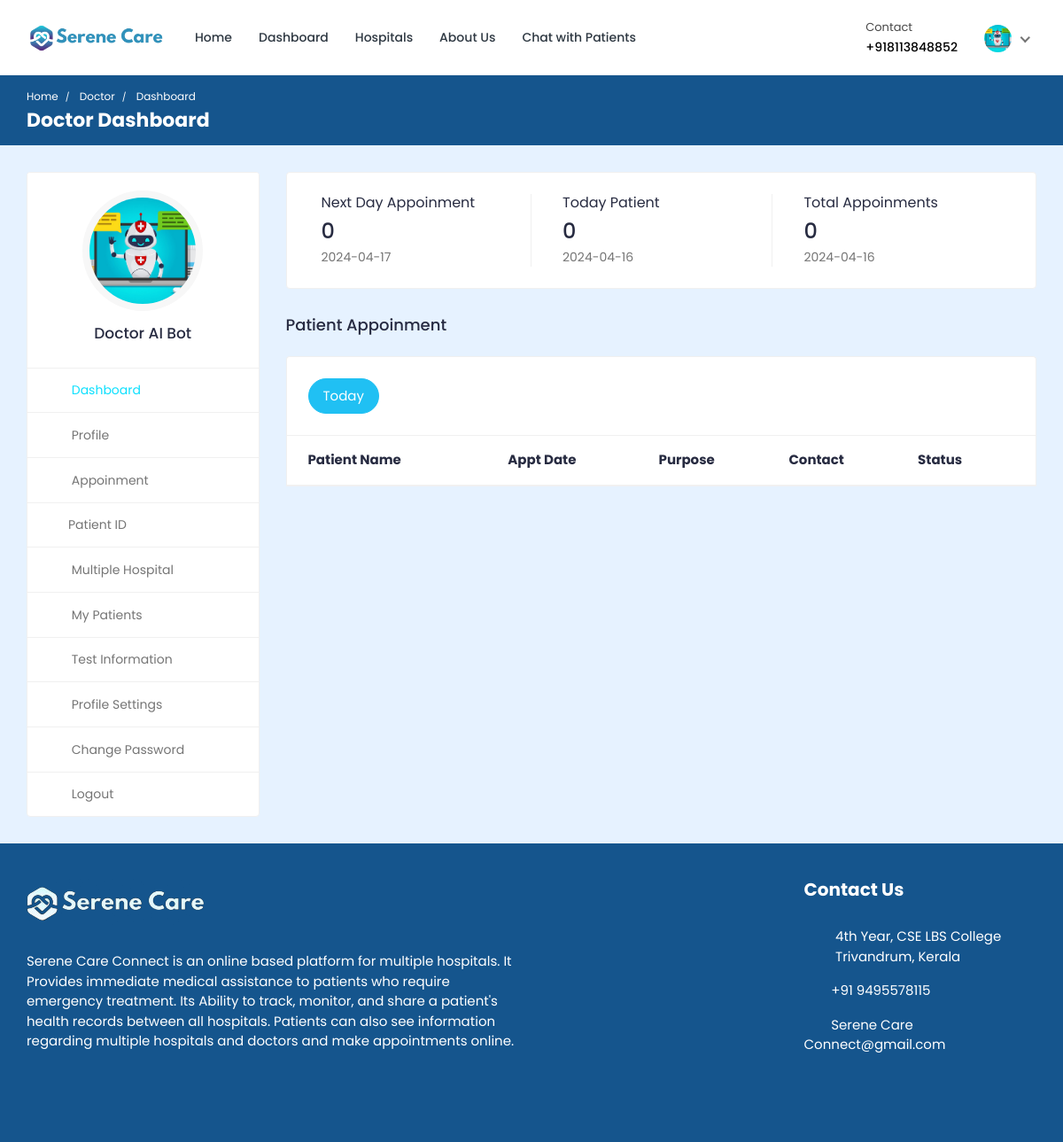
Page /doctor/doctor-dashboard/ (signed in) on the committed database.
### doctor/models.py (models this page shows, shortened)
class Doctor_Information(models.Model):
    DOCTOR_TYPE = (
        ('Cardiologists', 'Cardiologists'),
        ('Neurologists', 'Neurologists'),
        ('Pediatricians', 'Pediatricians'),
        ('Physiatrists', 'Physiatrists'),
        ('Dermatologists', 'Dermatologists'),
    )
    doctor_id = models.AutoField(primary_key=True)
    user = models.OneToOneField(User, on_delete=models.CASCADE, null=True, blank=True, related_name='profile')
    name = models.CharField(max_length=200, null=True, blank=True)
    username = models.CharField(max_length=200, null=True, blank=True)
    gender = models.CharField(max_length=200, null=True, blank=True)
    description = models.TextField(max_length=1000, null=True, blank=True)
    department = models.CharField(max_length=200, choices=DOCTOR_TYPE, null=True, blank=True)
    department_name = models.ForeignKey(hospital_department, on_delete=models.SET_NULL, null=True, blank=True)
    specialization = models.ForeignKey(specialization, on_delete=models.SET_NULL, null=True, blank=True)
    featured_image = models.ImageField(upload_to='doctors/', default='doctors/user-default.png', null=True, blank=True)
    certificate_image = models.ImageField(upload_to='doctors_certificate/', default='doctors_certificate/default.png', null=True, blank=True)
    email = models.EmailField(max_length=200, null=True, blank=True)
    phone_number = models.CharField(max_length=200, null=True, blank=True)
    nid = models.CharField(max_length=200, null=True, blank=True)
    visiting_hour = models.CharField(max_length=200, null=True, blank=True)
    consultation_fee = models.IntegerField(null=True, blank=True)
    report_fee = models.IntegerField(null=True, blank=True)
    dob = models.CharField(max_length=200, null=True, blank=True)
    institute = models.CharField(max_length=200, null=True, blank=True)
    degree = models.CharField(max_length=200, null=True, blank=True)
    completion_year = models.CharField(max_length=200, null=True, blank=True)
    work_place = models.CharField(max_length=200, null=True, blank=True)
    designation = models.CharField(max_length=200, null=True, blank=True)
    start_year = models.CharField(max_length=200, null=True, blank=True)
    end_year = models.CharField(max_length=200, null=True, blank=True)
    register_status =  models.CharField(max_length=200, null=True, blank=True)
    hospital_name = models.ForeignKey(Hospital_Information, on_delete=models.SET_NULL, null=True, blank=True)

### doctor/views.py (the view)
# urls.py: path('doctor-dashboard/',views.doctor_dashboard, name='doctor-dashboard'),
@csrf_exempt
@login_required(login_url="doctor-login")
@cache_control(no_cache=True, must_revalidate=True, no_store=True)
def doctor_dashboard(request):
        if request.user.is_authenticated:
            if request.user.is_doctor:
                doctor = Doctor_Information.objects.get(user=request.user)
                current_date = datetime.date.today()
                current_date_str = str(current_date)
                today_appointments = Appointment.objects.filter(date=current_date_str).filter(doctor=doctor).filter(appointment_status='confirmed')
                next_date = current_date + datetime.timedelta(days=1) # next days date
                next_date_str = str(next_date)
                next_days_appointment = Appointment.objects.filter(date=next_date_str).filter(doctor=doctor).filter(Q(appointment_status='pending') | Q(appointment_status='confirmed')).count()
                today_patient_count = Appointment.objects.filter(date=current_date_str).filter(doctor=doctor).annotate(count=Count('patient'))
                total_appointments_count = Appointment.objects.filter(doctor=doctor).annotate(count=Count('id'))
            else:
                return redirect('doctor-logout')
            context = {'doctor': doctor, 'today_appointments': today_appointments, 'today_patient_count': today_patient_count, 'total_appointments_count': total_appointments_count, 'next_days_appointment': next_days_appointment, 'current_date': current_date_str, 'next_date': next_date_str}
            return render(request, 'doctor-dashboard.html', context)
        else:
            return redirect('doctor-login')

### templates/doctor-dashboard.html (shortened to what this page needs)
{% load static %}
<!DOCTYPE html>
<html lang="en">
  <head>
    <link
      rel="stylesheet"
      href="{% static 'HealthStack-System/css/Normal/bootstrap.min.css' %}"
    />
    <link
      rel="stylesheet"
      href="{% static 'HealthStack-System/plugins/Normal/fontawesome/css/fontawesome.min.css' %}"
    />
    <link
      rel="stylesheet"
      href="{% static 'HealthStack-System/plugins/Normal/fontawesome/css/all.min.css' %}"
    />
    <link
      rel="stylesheet"
      href="{% static 'HealthStack-System/css/Normal/style.css' %}"
    />
  </head>
  <body>
  {% if user.is_authenticated %}
    <div class="main-wrapper">
      <header class="header">{% include 'doctor-navbar.html' %}</header>
      <div class="breadcrumb-bar">
        <div class="container-fluid">
          <div class="row align-items-center">
            <div class="col-md-12 col-12">
              <nav aria-label="breadcrumb" class="page-breadcrumb">
                <ol class="breadcrumb">
                  <li class="breadcrumb-item">
                    <a href="{% url 'hospital_home'%}">Home</a>
                  </li>
                  <li class="breadcrumb-item active" aria-current="page">
                    Doctor
                  </li>
                  <li class="breadcrumb-item active" aria-current="page">
                    Dashboard
                  </li>
                </ol>
              </nav>
              <h2 class="breadcrumb-title">Doctor Dashboard</h2>{% include 'message.html' %}
            </div>
          </div>
        </div>
      </div>
      <div class="content">
        <div class="container-fluid">
          <div class="row">
            <div class="col-md-5 col-lg-4 col-xl-3 theiaStickySidebar">
              <div>{% include 'doctor-sidebar.html' %}</div>
            </div>
            <div class="col-md-7 col-lg-8 col-xl-9">
              <div class="row">
                <div class="col-md-12">
                  <div class="card dash-card">
                    <div class="card-body">
                      <div class="row">
                        <div class="col-md-12 col-lg-4">
                          <div class="dash-widget dct-border-rht">
                            <div class="dash-widget-info">
                              <h6>Next Day Appoinment</h6>
                              <h3>{{next_days_appointment}}</h3>
                              <p class="text-muted">{{next_date}}</p>
                            </div>
                          </div>
                        </div>
                        <div class="col-md-12 col-lg-4">
                          <div class="dash-widget dct-border-rht">
                            <div class="dash-widget-info">
                              <h6>Today Patient</h6>
                              <h3>{{today_patient_count.count}}</h3>
                              <p class="text-muted">{{current_date}}</p>
                            </div>
                          </div>
                        </div>
                        <div class="col-md-12 col-lg-4">
                          <div class="dash-widget">
                            <div class="dash-widget-info">
                              <h6>Total Appoinments</h6>
                              <h3>{{total_appointments_count.count}}</h3>
                              <p class="text-muted">{{current_date}}</p>
                            </div>
                          </div>
                        </div>
                      </div>
                    </div>
                  </div>
                </div>
              </div>
              <div class="row">
                <div class="col-md-12">
                  <h4 class="mb-4">Patient Appoinment</h4>
                  <div class="appointment-tab">
                    <ul class="nav nav-tabs nav-tabs-solid nav-tabs-rounded">
                      <li class="nav-item">
                        <a
                          class="nav-link active"
                          href="#today-appointments"
                          data-toggle="tab"
                          >Today</a
                        >
                      </li>
                    </ul>
                      <div class="tab-pane" id="today-appointments">
                        <div class="card card-table mb-0">
                          <div class="card-body">
                            <div class="table-responsive">
                              <table
                                class="table table-hover table-center mb-0"
                              >
                                <thead>
                                  <tr>
                                    <th>Patient Name</th>
                                    <th>Appt Date</th>
                                    <th>Purpose</th>
                                    <th>Contact</th>
                                    <th>Status</th>
                                  </tr>
                                </thead>
                              </table>
                            </div>
                          </div>
                        </div>
                      </div>
                    </div>
                  </div>
                </div>
              </div>
            </div>
          </div>
        </div>
      </div>
      {% include 'footer.html' %}
  {% else %}
  <p> You are not logged in </p>
  {% endif %}
  </body>
</html>

### templates/doctor-navbar.html (shortened to what this page needs)
{% load static %}
<nav class="navbar navbar-expand-lg header-nav">
  <div class="navbar-header">
    <a href="{% url 'hospital_home'%}" class="navbar-brand logo">
      <img
        src="{% static 'HealthStack-System/images/Normal/logo.jpg' %}"
        class="img-fluid"
        alt="Logo"
      />
    </a>
  </div>
  <div class="main-menu-wrapper">
    <ul class="main-nav">
      <li>
        <a href="{% url 'hospital_home'%}">Home</a>
      </li>
      <li>
        <a href="{% url 'doctor-dashboard'%}">Dashboard</a>
      </li>
      <li><a href="{% url 'multiple-hospital' %}" style="text-decoration: none;">Hospitals</a></li>
      <li>
        <a href="{% url 'about-us'%}">About Us</a>
      </li>
      <li>
        <a href="{% url 'chat-home' pk=user.id %}">Chat with Patients</a>
      </li>
    </ul>
  </div>
  <ul class="nav header-navbar-rht">
    <li class="nav-item contact-item">
      <div class="header-contact-img">
        <i class="far fa-hospital"></i>
      </div>
      <div class="header-contact-detail">
        <p class="contact-header">Contact</p>
        <p class="contact-info-header">+91{{doctor.phone_number}}</p>
      </div>
    </li>
    <li class="nav-item dropdown has-arrow logged-item">
      <a href="#" class="dropdown-toggle nav-link" data-toggle="dropdown">
        <span class="user-img">
          <img
            class="rounded-circle"
            src="{{ doctor.featured_image.url }}"
            width="31"
            alt="Darren Elder"
          />
        </span>
      </a>
    </li>
  </ul>
</nav>

### templates/doctor-sidebar.html (shortened to what this page needs)
{% load static %}
<div class="profile-sidebar">
  <div class="widget-profile pro-widget-content">
    <div class="profile-info-widget">
      <a href="#" class="booking-doc-img">
        <img
          src="{{ doctor.featured_image.url }}"
          alt="User Image"
        />
      </a>
      <div class="profile-det-info">
        <h3>{{ doctor.name }}</h3>
      </div>
    </div>
  </div>
  <div class="dashboard-widget">
    <nav class="dashboard-menu sidebar">
      <ul>
        <li class="active">
          <a href="{% url 'doctor-dashboard' %}">
            <i class="fas fa-columns"></i>
            <span>Dashboard</span>
          </a>
        </li>
        <li>
        <a href="{% url 'doctor-profile' pk=doctor.doctor_id %}">
          <i class="fas fa-user"></i>
          <span>Profile</span>
        </a>
      </li>
        <li>
          <a href="{% url 'appointments'%}">
            <i class="fas fa-user-circle"></i>
            <span>Appoinment</span>
          </a>
        </li>
        <li class="nav-item has-submenu">
            <a href="#" class="nav-link"><i class="fas fa-search"></i><span>Patient ID</span></a>
        </li>
        <li>
          <a href="{% url 'multiple-hospital' %}">
            <i class="fas fa-hospital"></i>
            <span>Multiple Hospital</span>
          </a>
      </li>
        <li>
          <a href="{% url 'my-patients' %}">
            <i class="fas fa-user-injured"></i>
            <span>My Patients</span>
          </a>
        </li>
        <li>
          <a href="{% url 'doctor-test-list'%}" target="_blank">
            <i class="fas fa-hourglass-start"></i>
            <span>Test Information</span>
          </a>
        </li>
        <li>
          <a
            href="{% url 'doctor-profile-settings' %}"
          >
            <i class="fas fa-user-cog"></i>
            <span>Profile Settings</span>
          </a>
        </li>
        <li>
          <a href="{% url 'doctor-change-password' pk=user.id%}">
            <i class="fas fa-lock"></i>
            <span>Change Password</span>
          </a>
        </li>
        <li>
          <a href="{% url 'doctor-logout'%}">
            <i class="fas fa-sign-out-alt"></i>
            <span>Logout</span>
          </a>
        </li>
      </ul>
    </nav>
  </div>
</div>

### rows in the picture
Doctor_Information: phone_number "8113848852", featured_image (picture), name "Doctor AI Bot"

### other values in the picture
{{ next_days_appointment }} "0"
{{ next_date }} "2024-04-17"
{{ today_patient_count.count }} "0"
{{ current_date }} "2024-04-16"
{{ total_appointments_count.count }} "0"
